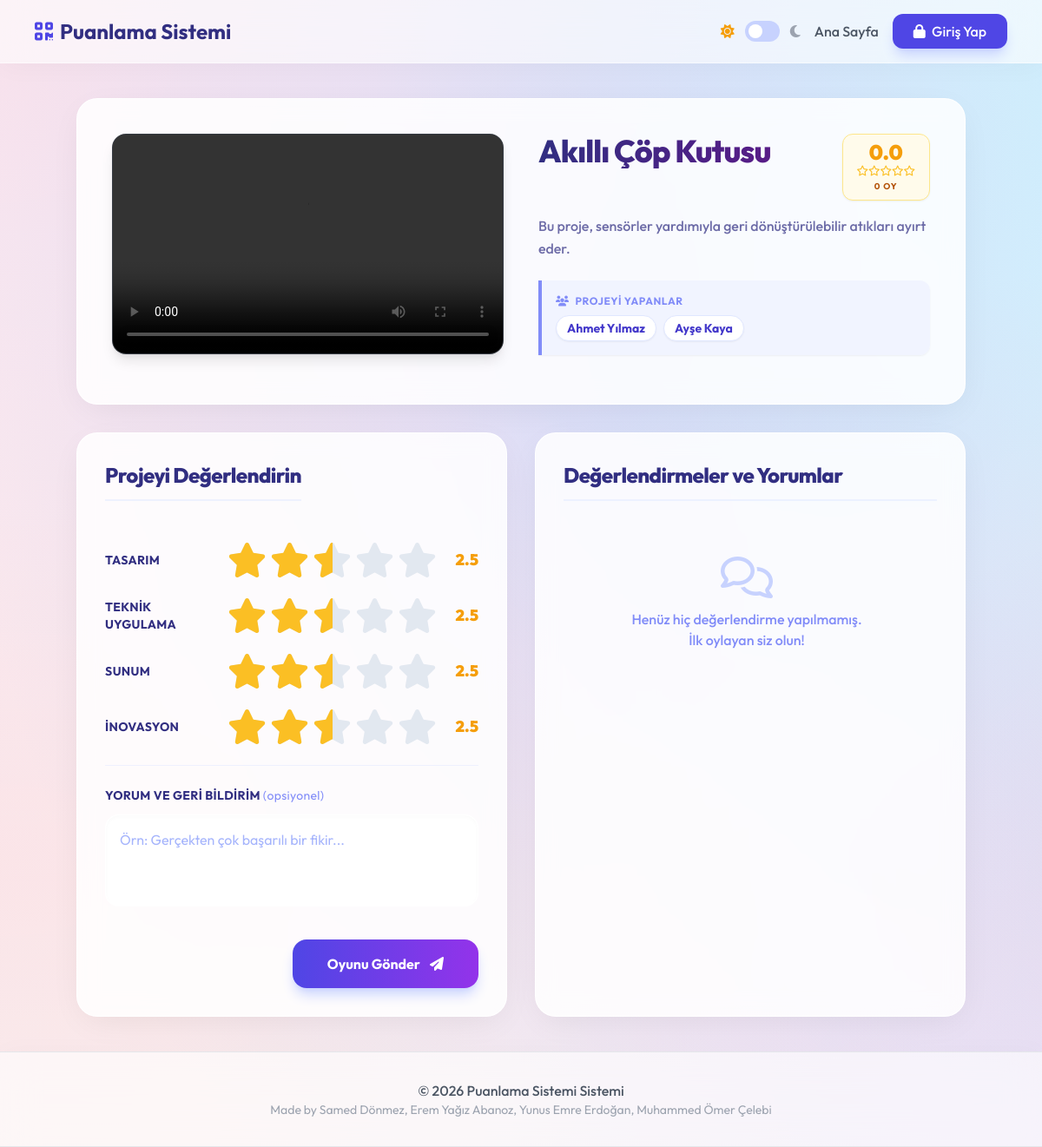
The app's page /vote.php?id=P-101 with its own data.
### tables this page shows
CREATE TABLE `projects` (
  `id` varchar(50) NOT NULL PRIMARY KEY,
  `name` varchar(255) NOT NULL,
  `description` text,
  `team_members` text,
  `video_url` varchar(255) DEFAULT NULL,
  `created_at` timestamp NOT NULL DEFAULT current_timestamp()
);

### vote.php (the view, shortened to what this page needs)
<?php
require_once 'includes/db.php';
$project = null;
$error = null;
$success = false;
if(isset($_GET['id']) && !empty($_GET['id'])) {
    $id = $_GET['id'];
    $stmt = $pdo->prepare("SELECT * FROM projects WHERE id = :id");
    $stmt->execute(['id' => $id]);
    $project = $stmt->fetch();
} else {
    $error = "Geçersiz istek. Proje ID'si gerekli.";
}
$overall_avg = 0;
$total_votes = 0;
$votes = [];
if ($project) {
    $votes_stmt = $pdo->prepare("SELECT * FROM votes WHERE project_id = ? ORDER BY created_at DESC");
    $votes_stmt->execute([$project['id']]);
    $votes = $votes_stmt->fetchAll();
}
require_once 'includes/header.php';
?>
<?php if($error): ?>
    <div class="bg-red-100 dark:bg-red-900/30 border border-red-400 dark:border-red-700 text-red-700 dark:text-red-300 px-4 py-3 rounded relative mb-4" role="alert">
        <strong class="font-bold">Hata!</strong>
        <span class="block sm:inline"><?php echo $error; ?></span>
        <div class="mt-4">
            <a href="index.php" class="text-indigo-600 dark:text-indigo-400 hover:underline">Geri Dön</a>
        </div>
    </div>
<?php elseif($project): ?>
    <div class="max-w-5xl mx-auto relative z-10 space-y-8">
        <div class="glass-card rounded-3xl p-6 md:p-10 flex flex-col md:flex-row gap-10 relative overflow-hidden">
            <div class="w-full md:w-1/2">
                <?php if($project['video_url']): ?>
                    <div class="bg-black/80 rounded-2xl overflow-hidden aspect-video relative flex items-center justify-center shadow-lg border border-gray-700/50">
                        <video controls class="w-full h-full object-cover">
                            <source src="<?php echo htmlspecialchars($project['video_url']); ?>" type="video/mp4">
                        </video>
                    </div>
                <?php endif; ?>
            </div>
            <div class="w-full md:w-1/2 flex flex-col justify-center">
                <div class="flex justify-between items-start mb-4">
                    <h1 class="text-4xl font-extrabold text-transparent bg-clip-text bg-gradient-to-r from-indigo-900 to-purple-900 dark:from-white dark:to-gray-300 tracking-tight"><?php echo htmlspecialchars($project['name']); ?></h1>
                    <div class="bg-amber-50 dark:bg-black/30 border border-amber-200 dark:border-white/10 px-4 py-2 rounded-xl text-center shadow-sm">
                        <div class="text-2xl font-black text-amber-500 mb-1 leading-none"><?php echo number_format($overall_avg, 1); ?></div>
                        <div class="flex text-amber-400 text-xs">
                            <?php for($i=1; $i<=5; $i++): ?>
                                <?php if($i <= $overall_avg): ?>
                                    <i class="fa-solid fa-star"></i>
                                <?php elseif($i - 0.5 <= $overall_avg): ?>
                                    <i class="fa-solid fa-star-half-stroke"></i>
                                <?php else: ?>
                                    <i class="fa-regular fa-star"></i>
                                <?php endif; ?>
                            <?php endfor; ?>
                        </div>
                        <div class="text-[10px] text-amber-700 dark:text-amber-400 mt-1 font-bold uppercase tracking-widest"><?php echo $total_votes; ?> OY</div>
                    </div>
                </div>
                <p class="text-indigo-900/70 dark:text-indigo-200/80 leading-relaxed font-medium mb-6"><?php echo htmlspecialchars($project['description']); ?></p>
                <div class="bg-indigo-50/80 dark:bg-white/5 backdrop-blur-sm border-l-4 border-indigo-400 p-4 rounded-r-xl shadow-sm mb-4">
                    <p class="text-xs font-bold text-indigo-400 dark:text-indigo-300 uppercase tracking-wider mb-2"><i class="fa-solid fa-users mr-1"></i> Projeyi Yapanlar</p>
                    <div class="flex flex-wrap gap-2">
                        <?php
                            $members = explode(',', $project['team_members'] ?? 'Belirtilmedi');
                            foreach($members as $m):
                                $m = trim($m);
                        ?>
                            <span class="bg-white dark:bg-black/40 text-indigo-700 dark:text-indigo-200 border border-indigo-100 dark:border-white/10 text-sm font-bold px-3 py-1 rounded-full shadow-sm">
                                <?php echo htmlspecialchars($m); ?>
                            </span>
                        <?php endforeach; ?>
                    </div>
                </div>
            </div>
        </div>
        <div class="grid grid-cols-1 lg:grid-cols-2 gap-8">
            <div class="glass-card rounded-3xl p-6 md:p-8 relative">
                <h2 class="text-2xl font-extrabold text-indigo-900 dark:text-indigo-300 mb-6 border-b-2 border-indigo-100/50 dark:border-indigo-900/50 pb-3 inline-block tracking-tight">Projeyi Değerlendirin</h2>
                <form action="vote.php?id=<?php echo urlencode($project['id']); ?>" method="POST" class="relative z-10 space-y-6">
                    <?php
                    $criteria = [
                        'design' => 'Tasarım',
                        'tech' => 'Teknik Uygulama',
                        'presentation' => 'Sunum',
                        'innovation' => 'İnovasyon'
                    ];
                    foreach($criteria as $name => $label):
                    ?>
                        <div class="group flex flex-col md:flex-row md:items-center justify-between gap-2">
                            <label class="font-bold text-indigo-900 dark:text-indigo-300 tracking-wide text-sm uppercase md:w-1/3"><?php echo $label; ?></label>
                            <div class="flex items-center gap-4">
                                <div class="star-rating-overlay">
                                    <div class="stars-bg dark:text-gray-700">
                                        <i class="fa-solid fa-star"></i><i class="fa-solid fa-star"></i><i class="fa-solid fa-star"></i><i class="fa-solid fa-star"></i><i class="fa-solid fa-star"></i>
                                    </div>
                                    <div class="stars-fill" style="width: 50%;">
                                        <i class="fa-solid fa-star"></i><i class="fa-solid fa-star"></i><i class="fa-solid fa-star"></i><i class="fa-solid fa-star"></i><i class="fa-solid fa-star"></i>
                                    </div>
                                </div>
                                <span class="text-lg font-black text-amber-500 w-8 text-right" id="val_<?php echo $name; ?>">2.5</span>
                            </div>
                        </div>
                    <?php endforeach; ?>
                    <div class="mt-8 pt-6 border-t border-indigo-100/50 dark:border-indigo-900/50">
                        <label class="block font-bold text-indigo-900 dark:text-indigo-300 mb-3 tracking-wide text-sm uppercase">Yorum ve Geri Bildirim <span class="text-indigo-400 dark:text-indigo-500 font-normal lowercase">(Opsiyonel)</span></label>
                        <textarea name="comment" rows="3" class="glass-input w-full rounded-2xl p-4 text-gray-800 dark:text-gray-100 placeholder-indigo-300 dark:placeholder-indigo-400 resize-none" placeholder="Örn: Gerçekten çok başarılı bir fikir..."></textarea>
                    </div>
                    <div class="flex justify-end pt-2">
                        <button type="submit" class="w-full md:w-auto bg-gradient-to-r from-indigo-600 to-purple-600 text-white font-bold py-4 px-10 rounded-2xl hover:from-indigo-700 hover:to-purple-700 transition-all shadow-lg shadow-indigo-200 dark:shadow-none hover:shadow-xl hover:-translate-y-1">
                            Oyunu Gönder <i class="fa-solid fa-paper-plane ml-2"></i>
                        </button>
                    </div>
                </form>
            </div>
            <div class="glass-card rounded-3xl p-6 md:p-8 flex flex-col h-full">
                <h2 class="text-2xl font-extrabold text-indigo-900 dark:text-indigo-300 mb-6 border-b-2 border-indigo-100/50 dark:border-indigo-900/50 pb-3 inline-block tracking-tight">Değerlendirmeler ve Yorumlar</h2>
                <div class="overflow-y-auto pr-2 space-y-4 flex-1 max-h-[600px]">
                    <?php if(empty($votes)): ?>
                        <div class="text-center py-10">
                            <i class="fa-regular fa-comments text-5xl text-indigo-200 dark:text-gray-600 mb-3"></i>
                            <p class="text-indigo-400 dark:text-indigo-300 font-medium">Henüz hiç değerlendirme yapılmamış.<br>İlk oylayan siz olun!</p>
                        </div>
                    <?php endif; ?>
                </div>
            </div>
        </div>
    </div>
<?php endif; ?>
<?php require_once 'includes/footer.php'; ?>

### public/css/style.css (style rules this page uses)
body { -webkit-font-smoothing: antialiased; -moz-osx-font-smoothing: grayscale; }
.bg-mesh-light { background-color: #f6f8fd; background-image: radial-gradient(at 40% 20%, hsla(228,100%,74%,0.2) 0px, transparent 50%), radial-gradient(at 80% 0%, hsla(189,100%,56%,0.2) 0px, transparent 50%), radial-gradient(at 0% 50%, hsla(355,100%,93%,0.5) 0px, transparent 50%), radial-gradient(at 80% 50%, hsla(340,100%,76%,0.2) 0px, transparent 50%), radial-gradient(at 0% 100%, hsla(22,100%,77%,0.2) 0px, transparent 50%), radial-gradient(at 80% 100%, hsla(242,100%,70%,0.2) 0px, transparent 50%), radial-gradient(at 0% 0%, hsla(343,100%,76%,0.2) 0px, transparent 50%); background-size: 150% 150%; animation: driftMesh 15s ease infinite alternate; min-height: 100vh; }
.glass-card { background: rgba(255, 255, 255, 0.85); backdrop-filter: blur(12px); -webkit-backdrop-filter: blur(12px); border: 1px solid rgba(255, 255, 255, 0.9); box-shadow: 0 10px 40px -10px rgba(0,0,0,0.08); transition: all 0.4s cubic-bezier(0.175, 0.885, 0.32, 1.275); }
.glass-input { background: rgba(255, 255, 255, 0.6); backdrop-filter: blur(5px); border: 1px solid rgba(255, 255, 255, 0.8); box-shadow: inset 0 2px 4px 0 rgba(0, 0, 0, 0.02); transition: all 0.3s ease; }

### vote.php (style rules this page uses)
.star-rating-overlay { position: relative; display: inline-block; font-size: 2.5rem; color: #e2e8f0; cursor: pointer; line-height: 1; }
.star-rating-overlay .stars-bg { display: flex; gap: 4px; }
.star-rating-overlay .stars-fill { position: absolute; top: 0; left: 0; white-space: nowrap; overflow: hidden; color: #fbbf24; pointer-events: none; display: flex; gap: 4px; }

### records on screen
projects: description "Bu proje, sensörler yardımıyla geri dönüştürülebilir atıkları ayırt eder.", team_members "Ahmet Yılmaz", team_members "Ayşe Kaya"

### other values on screen
$overall_avg "0.0"
$total_votes "0"
$label "TASARIM"
$label "TEKNIK UYGULAMA"
$label "SUNUM"
$label "İNOVASYON"
